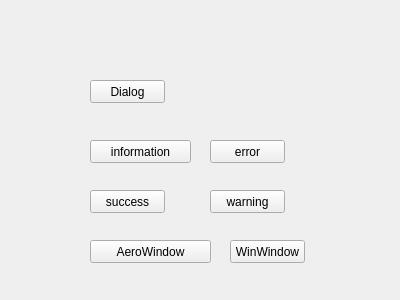
<?xml version="1.0" encoding="UTF-8"?>
<ui version="4.0">
 <class>MainWindow</class>
 <widget class="QWidget" name="MainWindow">
  <property name="geometry">
   <rect>
    <x>0</x>
    <y>0</y>
    <width>400</width>
    <height>300</height>
   </rect>
  </property>
  <property name="windowTitle">
   <string>Form</string>
  </property>
  <widget class="QPushButton" name="dialogBtn">
   <property name="geometry">
    <rect>
     <x>90</x>
     <y>80</y>
     <width>75</width>
     <height>23</height>
    </rect>
   </property>
   <property name="text">
    <string>Dialog</string>
   </property>
  </widget>
  <widget class="QPushButton" name="successBtn">
   <property name="geometry">
    <rect>
     <x>90</x>
     <y>190</y>
     <width>75</width>
     <height>23</height>
    </rect>
   </property>
   <property name="text">
    <string>success</string>
   </property>
  </widget>
  <widget class="QPushButton" name="informationBtn">
   <property name="geometry">
    <rect>
     <x>90</x>
     <y>140</y>
     <width>101</width>
     <height>23</height>
    </rect>
   </property>
   <property name="text">
    <string>information</string>
   </property>
  </widget>
  <widget class="QPushButton" name="errorBtn">
   <property name="geometry">
    <rect>
     <x>210</x>
     <y>140</y>
     <width>75</width>
     <height>23</height>
    </rect>
   </property>
   <property name="text">
    <string>error</string>
   </property>
  </widget>
  <widget class="QPushButton" name="warningBtn">
   <property name="geometry">
    <rect>
     <x>210</x>
     <y>190</y>
     <width>75</width>
     <height>23</height>
    </rect>
   </property>
   <property name="text">
    <string>warning</string>
   </property>
  </widget>
  <widget class="QPushButton" name="aeroBtn">
   <property name="geometry">
    <rect>
     <x>90</x>
     <y>240</y>
     <width>121</width>
     <height>23</height>
    </rect>
   </property>
   <property name="text">
    <string>AeroWindow</string>
   </property>
  </widget>
  <widget class="QPushButton" name="winWindowBtn">
   <property name="geometry">
    <rect>
     <x>230</x>
     <y>240</y>
     <width>75</width>
     <height>23</height>
    </rect>
   </property>
   <property name="text">
    <string>WinWindow</string>
   </property>
  </widget>
 </widget>
 <resources/>
 <connections/>
</ui>
